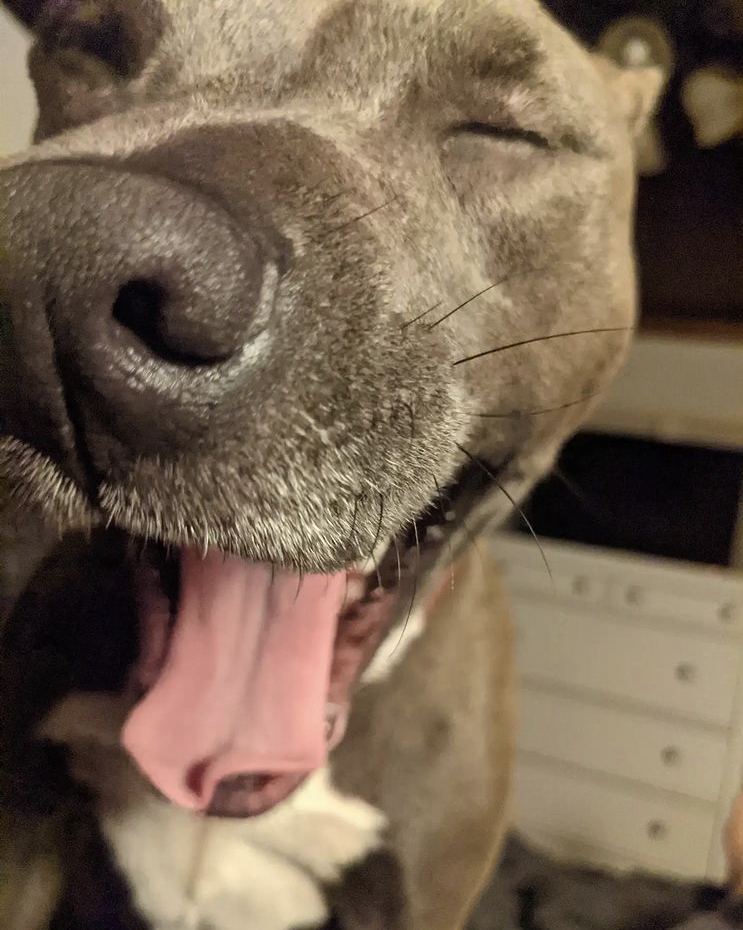
#> input picture LECTURE-CODES/WEEK06/XTRA/luna-1.jpeg, 743 x 930 px
$ python SCIPY-IMAGE-EXAMPLE-AND-SURFACE-PLOT.py   (older library calls are emulated)
#> lines starting #> are read from the running program, lines starting #| are printed output that depends on the picture; long printed decimals are rounded
#DEPENDENCY: #conda install scikit-image

#CODE MODIFIED FROM:
# https://stackoverflow.com/questions/31805560/how-to-create-surface-plot-from-greyscale-image-with-matplotlib
# https://docs.scipy.org/doc/scipy/reference/generated/scipy.misc.face.html#scipy.misc.face

import numpy as np
import matplotlib.pyplot as plt
from mpl_toolkits.mplot3d import Axes3D

#LOAD IMAGE
image=plt.imread('luna-1.jpeg')
#> image is the input picture: shape (930, 743, 3); mean R, G, B 118.9, 100.5, 81.4

#------------------------
#EXPLORE IMAGE
#------------------------

# #SHOW ORIGINAL IMAGE
plt.imshow(image); plt.show()

# #ROTATE BY SWITCHING X AND Y DIMENSIONS
# image=np.transpose(image,axes=[1,0,2])
# plt.imshow(image); plt.show()


#QUICK INFO ON IMAGE
def get_info(image):
	print("------------------------")
	print("IMAGE INFO")
	print("------------------------")
	print(type(image))
#| <class 'numpy.ndarray'>
	print(image.shape)
#| (930, 743, 3)
	print("NUMBER OF PIXELS=",image.shape[0]*image.shape[1])
#| NUMBER OF PIXELS= 690990
	print("NUMBER OF MATRIX ENTRIES=",image.size)
#| NUMBER OF MATRIX ENTRIES= 2072970
	# print("N CHANNELS",image.shape[2])
	print(image.min())
#| 0
	print(image.max())
#| 255
	print(image.dtype)
#| uint8
	print("pixel-1 :", image[0,0])
#| pixel-1 : [87 71 56]
	# print("image[0:3].shape:", image[0:3].shape)


#GET ORIGINAL INFO
get_info(image)

#SLICE IMAGE
# plt.imshow(image[500:2000]); plt.show()
# plt.imshow(image[:,1000:2000]); plt.show()

#REDUCE RESOLUTION-1
from skimage.transform import rescale, resize, downscale_local_mean

factor=50
# image = resize(image, (image.shape[0] // factor, image.shape[1] // factor), anti_aliasing=True)

image = resize(image, (10, 10), anti_aliasing=True)
get_info(image)
#| <class 'numpy.ndarray'>
#| (10, 10, 3)
#| NUMBER OF PIXELS= 100
#| NUMBER OF MATRIX ENTRIES= 300
#| 0.06466
#| 0.8132
#| float64
#| pixel-1 : [0.399 0.3437 0.2928]
plt.imshow(image); plt.show()
#> after `plt.imshow(image)`:
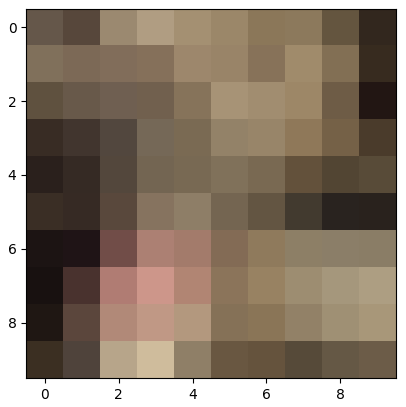
#> figure drawn by matplotlib, 1 panel
exit()
#> (the program exits here)
